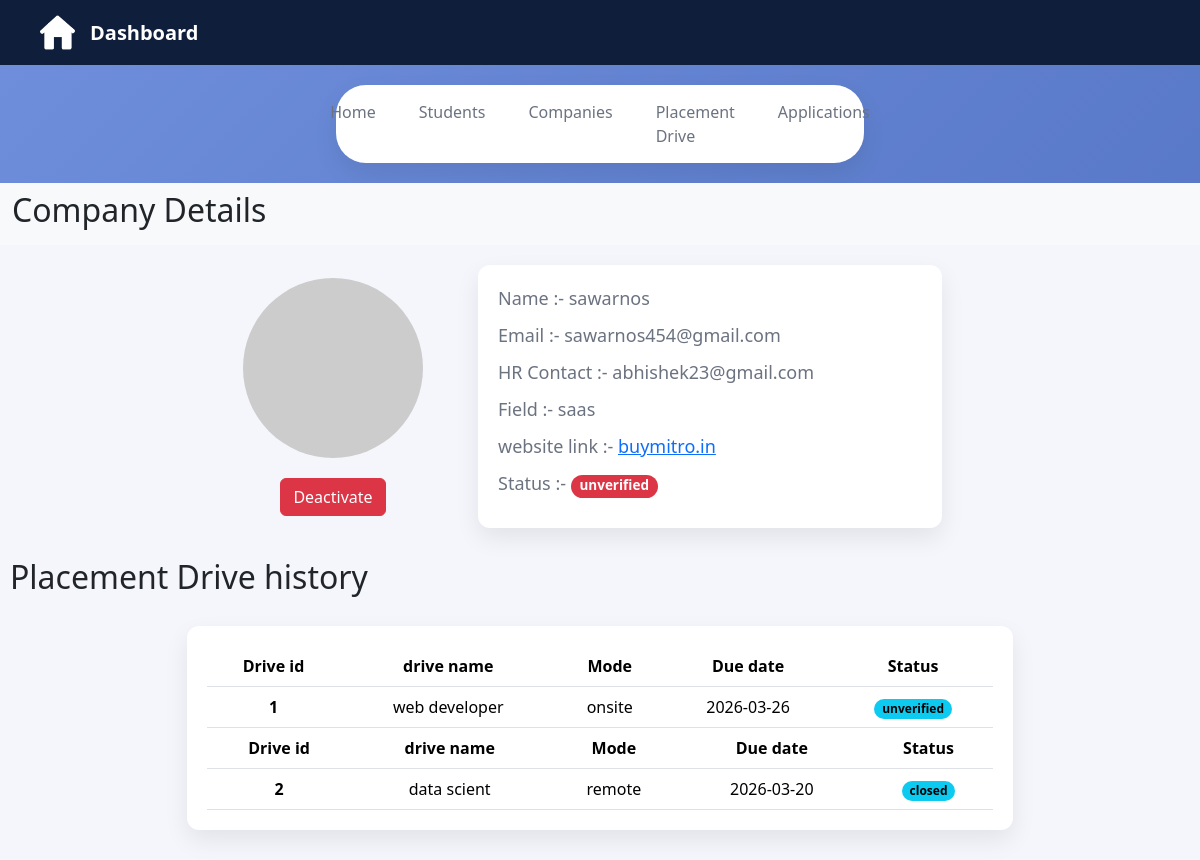
/admin-company-details/3, run on an earlier commit of the app's database.
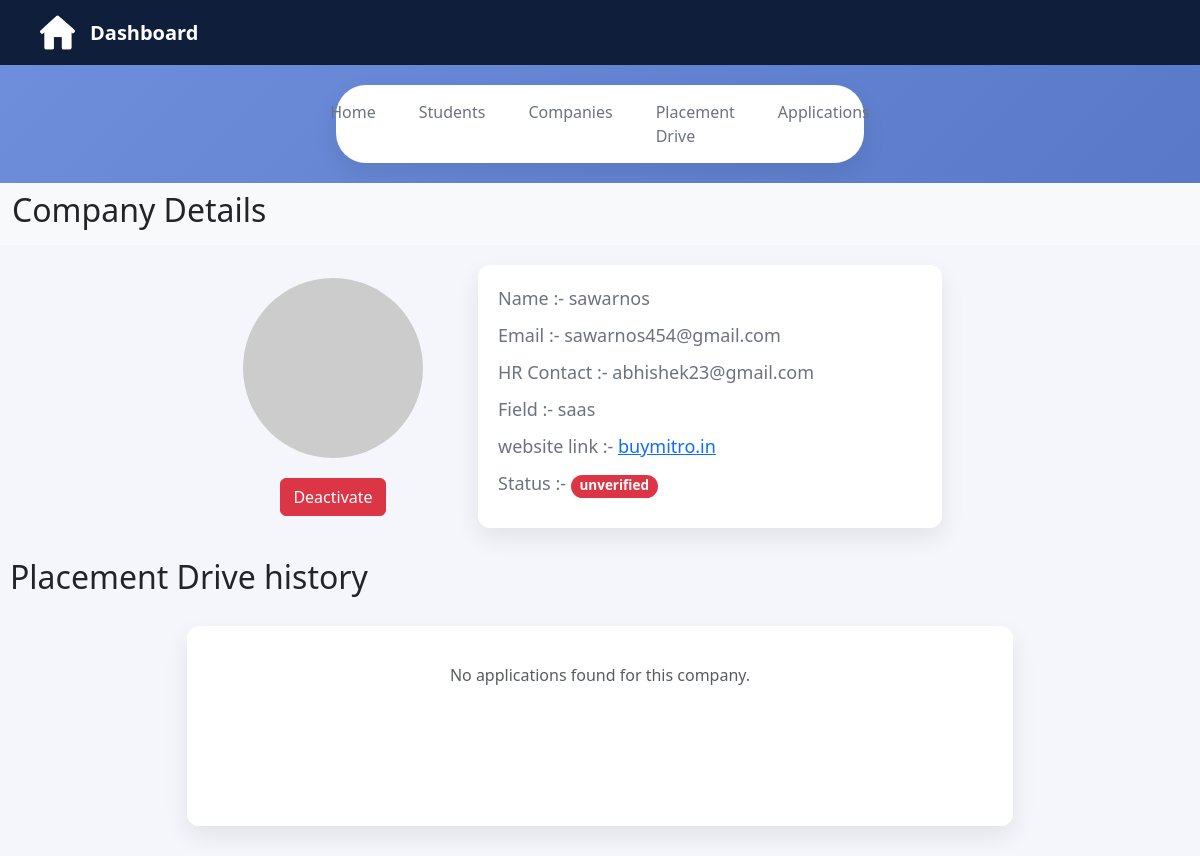
And on a later commit of the database.
### application/model.py (models this page shows)
class Company(db.Model):
    __tablename__ = "company"
    id = db.Column(db.Integer , primary_key = True)
    user_id = db.Column(db.Integer ,db.ForeignKey('user.id'),nullable = False)
    name = db.Column(db.String(50) , nullable = False)
    hr_contact = db.Column(db.String(150) , nullable = False , unique = True)
    website_link = db.Column(db.String(500) , nullable = False)
    field = db.Column(db.String(50) , nullable = False)
    status = db.Column(db.String(50) , nullable = False , default = "unverified")
    placement_drive = db.relationship('PlacementDrive' , backref = 'company' , cascade = 'all, delete-orphan')

class User(db.Model):
    __tablename__ = "user"
    id = db.Column(db.Integer , primary_key = True)
    email = db.Column(db.String(100) ,nullable = False , unique = True)
    password = db.Column(db.String(150) , nullable = False)
    role = db.Column(db.String(20) , nullable = False)
    student = db.relationship('Student' , backref = 'user' , uselist = False , cascade = 'all, delete-orphan')
    company = db.relationship('Company' , backref = 'user' , uselist = False , cascade = 'all, delete-orphan')

class PlacementDrive(db.Model):
    __tablename__ = "placementdrive"
    id = db.Column(db.Integer , primary_key = True)
    company_id = db.Column(db.Integer , db.ForeignKey('company.id') , nullable = False)
    job_title = db.Column(db.String(100), nullable=False)
    mode = db.Column(db.String(50), nullable=False)
    package = db.Column(db.Float, nullable=False)
    eligibility = db.Column(db.Text , nullable = False)
    description = db.Column(db.Text,  nullable = False)
    deadline = db.Column(db.Date , nullable = False)
    status = db.Column(db.String(50), nullable=False, default='Pending')
    drive_application = db.relationship('Applications' , backref = 'placementdrive' ,cascade = "all, delete-orphan")

### application/controllers.py (the view)
@app.route('/admin-company-details/<int:company_id>')
def admin_company_details(company_id):
    company = Company.query.get(company_id)
    placement_drives = PlacementDrive.query.filter_by(company_id=company_id).all()
    return render_template("/admin/company-details.html", company=company, placement_drives=placement_drives)

### templates/admin/company-details.html (shortened to what this page needs)
<!DOCTYPE html>
<html lang="en">
<head>
    <link href="https://cdn.jsdelivr.net/npm/bootstrap@5.3.8/dist/css/bootstrap.min.css" rel="stylesheet">
    <link rel="stylesheet" href="{{ url_for('static', filename='css/admin.css') }}">
</head>
<body>
    <div class="dashboard-nav">
        <div class="nav-left">
            <img src="/static/images/home-logo.png" alt="home">
            <span>Dashboard</span>
        </div>
    </div>
    <div class="page-tabs">
        <a href="/admin-dashboard">Home</a>
        <a href="/admin-students">Students</a>
        <a href="/admin-companies">Companies</a>
        <a href="/admin-placement-drives">Placement Drive</a>
        <a href="/admin-applications">Applications</a>
    </div>
    <nav class="navbar bg-body-tertiary">
        <div class="container-fluid">
            <h2>Company Details</h2>
        </div>
    </nav>
    <div class="information">
        <div class="profile-logo">
            <img src="https://ui-avatars.com/api/?name={{ company.name }} &amp;background=4e6fbf&amp;color=ffffff"
                alt="Avatar" class="symbol rounded-circle symbol-logo" />
            <div class="actions">
                <a href="/admin-deactivated-companies/{{ company.id }}" class="btn btn-danger">Deactivate</a>
            </div>
        </div>
        <div class="profile-info">
            <p>Name :- {{ company.name }}</p>
            <p>Email :- {{ company.user.email }}</p>
            <p>HR Contact :- {{ company.hr_contact }}</p>
            <p>Field :- {{ company.field }}</p>
            <p>website link :- <a href="{{ company.website_link }}" target="_blank">{{ company.website_link }}</a></p>
            {% if company.status == 'verified' %}
            <span>Status :- <span class="badge rounded-pill text-bg-success">{{ company.status }}</span></p>
            {% else %}
            <p>Status :- <span class="badge rounded-pill text-bg-danger">{{ company.status }}</span></p>
            {% endif %}
        </div>
    </div>
    <div class="student-history">
        <h2>Placement Drive history</h2>
        <div class="history-table">
            {% if placement_drives %}
            {% for drive in placement_drives %}
            <table class="table table-hover">
                <thead>
                    <tr>
                        <th scope="col">Drive id</th>
                        <th scope="col">drive name</th>
                        <th scope="col">Mode</th>
                        <th scope="col">Due date</th>
                        <th scope="col">Status</th>
                    </tr>
                </thead>
                <tbody>
                    <tr>
                        <th scope="row">{{ drive.id }}</th>
                        <td>{{ drive.job_title }}</td>
                        <td>{{ drive.mode }}</td>
                        <td>{{ drive.deadline }}</td>
                        <td><span class="badge rounded-pill text-bg-info">{{ drive.status }}</span></td>
                    </tr>
                </tbody>
            </table>
            {% endfor %}
            {% else %}
            <p class="text-center text-muted">No applications found for this company.</p>
            {% endif %}
        </div>
    </div>
</body>
</html>

### static/css/admin.css (style rules this page uses)
:root { --bg-gradient-start: #6f8fdc; --bg-gradient-end: #4e6fbf; --nav-bg: #0f1e3a; --nav-text: #ffffff; --nav-active: #3b82f6; --card-bg: #f4f6fb; --card-white: #ffffff; --card-border: #e5e9f2; --text-primary: #1f2937; --text-secondary: #6b7280; --shadow-soft: 0 10px 25px rgba(0, 0, 0, 0.08); }
* { margin: 0; padding: 0; box-sizing: border-box; font-family: "Segoe UI", sans-serif; }
body { background: linear-gradient(135deg, var(--bg-gradient-start), var(--bg-gradient-end)); min-height: 100vh; }
.dashboard-nav { background-color: var(--nav-bg); padding: 15px 40px; }
.nav-left { display: flex; align-items: center; gap: 15px; }
.nav-left img { width: 35px; height: 35px; }
.nav-left span { color: var(--nav-text); font-size: 20px; font-weight: 630; }
.page-tabs { background: var(--card-white); margin: 20px auto; width: 44%; border-radius: 30px; padding: 15px 30px; display: flex; justify-content: center; gap: 43px; box-shadow: var(--shadow-soft); }
.page-tabs a { text-decoration: none; color: var(--text-secondary); font-weight: 500; }
.symbol { width: 90px; height: 90px; background-color: var(--card-bg); border-radius: 12px; }
.text-center { margin-top: 17px; }
.information { width: 100%; height: auto; background-color: var(--card-bg); box-shadow: var(--shadow-soft); display: flex; justify-content: center; align-items: center; gap: 70px; padding: 20px; }
.profile-logo { width: 150px; height: auto; display: flex; flex-direction: column; justify-content: center; align-items: center; }
.symbol-logo { width: 180px; height: 180px; background-color: var(--card-bg); border-radius: 12px; }
.actions { display: flex; justify-content: center; gap: 20px; margin-top: 20px; }
.profile-info { background-color: var(--card-white); width: 40%; height: auto; border-radius: 12px; box-shadow: var(--shadow-soft); padding: 20px; }
.profile-info p { color: var(--text-secondary); margin-bottom: 10px; font-size: large; }
.student-history { background-color: var(--card-bg); height: auto; padding: 10px; }
.history-table { background-color: var(--card-white); box-shadow: var(--shadow-soft); width: 70%; margin: auto; margin-top: 30px; margin-bottom: 20px; border-radius: 12px; min-height: 200px; padding: 20px; }

What changed in the data, as far as the page shows it:
removed PlacementDrive: id "1", job_title "web developer", mode "onsite", deadline "2026-03-26", status "unverified"
removed PlacementDrive: id "2", job_title "data scient", mode "remote", deadline "2026-03-20", status "closed"
Also different on the page:
text now shown: "No applications found for this company."
